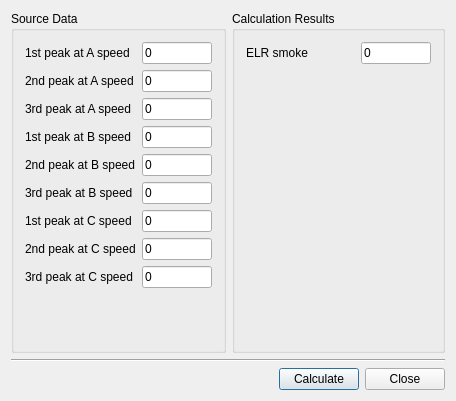
<?xml version="1.0" encoding="UTF-8"?>
<ui version="4.0">
 <class>ELRsmokeCalcDialogClass</class>
 <widget class="QDialog" name="ELRsmokeCalcDialogClass">
  <property name="windowModality">
   <enum>Qt::ApplicationModal</enum>
  </property>
  <property name="geometry">
   <rect>
    <x>0</x>
    <y>0</y>
    <width>456</width>
    <height>401</height>
   </rect>
  </property>
  <property name="focusPolicy">
   <enum>Qt::NoFocus</enum>
  </property>
  <property name="windowTitle">
   <string>Qr49: ELR smoke calculation</string>
  </property>
  <property name="windowIcon">
   <iconset resource="qr49.qrc">
    <normaloff>:/icons/toxic.png</normaloff>:/icons/toxic.png</iconset>
  </property>
  <layout class="QVBoxLayout" name="verticalLayout_2">
   <item>
    <layout class="QVBoxLayout" name="verticalLayout">
     <item>
      <layout class="QHBoxLayout" name="horizontalLayout">
       <item>
        <widget class="QGroupBox" name="groupBox">
         <property name="title">
          <string>Source Data</string>
         </property>
         <layout class="QVBoxLayout" name="verticalLayout_3">
          <item>
           <layout class="QGridLayout" name="gridLayout">
            <item row="0" column="0">
             <widget class="QLabel" name="label">
              <property name="text">
               <string>1st peak at A speed</string>
              </property>
             </widget>
            </item>
            <item row="0" column="1">
             <widget class="QLineEdit" name="lineEdit_fA">
              <property name="minimumSize">
               <size>
                <width>70</width>
                <height>0</height>
               </size>
              </property>
              <property name="maximumSize">
               <size>
                <width>70</width>
                <height>16777215</height>
               </size>
              </property>
              <property name="text">
               <string>0</string>
              </property>
              <property name="maxLength">
               <number>10</number>
              </property>
             </widget>
            </item>
            <item row="1" column="0">
             <widget class="QLabel" name="label_2">
              <property name="text">
               <string>2nd peak at A speed</string>
              </property>
             </widget>
            </item>
            <item row="1" column="1">
             <widget class="QLineEdit" name="lineEdit_sA">
              <property name="minimumSize">
               <size>
                <width>70</width>
                <height>0</height>
               </size>
              </property>
              <property name="maximumSize">
               <size>
                <width>70</width>
                <height>16777215</height>
               </size>
              </property>
              <property name="text">
               <string>0</string>
              </property>
              <property name="maxLength">
               <number>10</number>
              </property>
             </widget>
            </item>
            <item row="2" column="0">
             <widget class="QLabel" name="label_3">
              <property name="text">
               <string>3rd peak at A speed</string>
              </property>
             </widget>
            </item>
            <item row="2" column="1">
             <widget class="QLineEdit" name="lineEdit_tA">
              <property name="minimumSize">
               <size>
                <width>70</width>
                <height>0</height>
               </size>
              </property>
              <property name="maximumSize">
               <size>
                <width>70</width>
                <height>16777215</height>
               </size>
              </property>
              <property name="text">
               <string>0</string>
              </property>
              <property name="maxLength">
               <number>10</number>
              </property>
             </widget>
            </item>
            <item row="3" column="0">
             <widget class="QLabel" name="label_4">
              <property name="text">
               <string>1st peak at B speed</string>
              </property>
             </widget>
            </item>
            <item row="3" column="1">
             <widget class="QLineEdit" name="lineEdit_fB">
              <property name="minimumSize">
               <size>
                <width>70</width>
                <height>0</height>
               </size>
              </property>
              <property name="maximumSize">
               <size>
                <width>70</width>
                <height>16777215</height>
               </size>
              </property>
              <property name="text">
               <string>0</string>
              </property>
              <property name="maxLength">
               <number>10</number>
              </property>
             </widget>
            </item>
            <item row="4" column="0">
             <widget class="QLabel" name="label_5">
              <property name="text">
               <string>2nd peak at B speed</string>
              </property>
             </widget>
            </item>
            <item row="4" column="1">
             <widget class="QLineEdit" name="lineEdit_sB">
              <property name="minimumSize">
               <size>
                <width>70</width>
                <height>0</height>
               </size>
              </property>
              <property name="maximumSize">
               <size>
                <width>70</width>
                <height>16777215</height>
               </size>
              </property>
              <property name="text">
               <string>0</string>
              </property>
              <property name="maxLength">
               <number>10</number>
              </property>
             </widget>
            </item>
            <item row="5" column="0">
             <widget class="QLabel" name="label_6">
              <property name="text">
               <string>3rd peak at B speed</string>
              </property>
             </widget>
            </item>
            <item row="5" column="1">
             <widget class="QLineEdit" name="lineEdit_tB">
              <property name="minimumSize">
               <size>
                <width>70</width>
                <height>0</height>
               </size>
              </property>
              <property name="maximumSize">
               <size>
                <width>70</width>
                <height>16777215</height>
               </size>
              </property>
              <property name="text">
               <string>0</string>
              </property>
              <property name="maxLength">
               <number>10</number>
              </property>
             </widget>
            </item>
            <item row="6" column="0">
             <widget class="QLabel" name="label_7">
              <property name="text">
               <string>1st peak at C speed</string>
              </property>
             </widget>
            </item>
            <item row="6" column="1">
             <widget class="QLineEdit" name="lineEdit_fC">
              <property name="minimumSize">
               <size>
                <width>70</width>
                <height>0</height>
               </size>
              </property>
              <property name="maximumSize">
               <size>
                <width>70</width>
                <height>16777215</height>
               </size>
              </property>
              <property name="text">
               <string>0</string>
              </property>
              <property name="maxLength">
               <number>10</number>
              </property>
             </widget>
            </item>
            <item row="7" column="0">
             <widget class="QLabel" name="label_8">
              <property name="text">
               <string>2nd peak at C speed</string>
              </property>
             </widget>
            </item>
            <item row="7" column="1">
             <widget class="QLineEdit" name="lineEdit_sC">
              <property name="minimumSize">
               <size>
                <width>70</width>
                <height>0</height>
               </size>
              </property>
              <property name="maximumSize">
               <size>
                <width>70</width>
                <height>16777215</height>
               </size>
              </property>
              <property name="text">
               <string>0</string>
              </property>
              <property name="maxLength">
               <number>10</number>
              </property>
             </widget>
            </item>
            <item row="8" column="0">
             <widget class="QLabel" name="label_9">
              <property name="text">
               <string>3rd peak at C speed</string>
              </property>
             </widget>
            </item>
            <item row="8" column="1">
             <widget class="QLineEdit" name="lineEdit_tC">
              <property name="minimumSize">
               <size>
                <width>70</width>
                <height>0</height>
               </size>
              </property>
              <property name="maximumSize">
               <size>
                <width>70</width>
                <height>16777215</height>
               </size>
              </property>
              <property name="text">
               <string>0</string>
              </property>
              <property name="maxLength">
               <number>10</number>
              </property>
             </widget>
            </item>
            <item row="9" column="0">
             <spacer name="verticalSpacer_2">
              <property name="orientation">
               <enum>Qt::Vertical</enum>
              </property>
              <property name="sizeHint" stdset="0">
               <size>
                <width>20</width>
                <height>40</height>
               </size>
              </property>
             </spacer>
            </item>
           </layout>
          </item>
         </layout>
        </widget>
       </item>
       <item>
        <widget class="QGroupBox" name="groupBox_2">
         <property name="title">
          <string>Calculation Results</string>
         </property>
         <layout class="QVBoxLayout" name="verticalLayout_4">
          <item>
           <layout class="QGridLayout" name="gridLayout_2">
            <item row="0" column="0">
             <widget class="QLabel" name="label_10">
              <property name="text">
               <string>ELR smoke</string>
              </property>
             </widget>
            </item>
            <item row="0" column="1">
             <widget class="QLineEdit" name="lineEdit_ELRsmoke">
              <property name="minimumSize">
               <size>
                <width>70</width>
                <height>0</height>
               </size>
              </property>
              <property name="maximumSize">
               <size>
                <width>70</width>
                <height>16777215</height>
               </size>
              </property>
              <property name="text">
               <string>0</string>
              </property>
              <property name="readOnly">
               <bool>true</bool>
              </property>
             </widget>
            </item>
            <item row="1" column="0">
             <spacer name="verticalSpacer">
              <property name="orientation">
               <enum>Qt::Vertical</enum>
              </property>
              <property name="sizeHint" stdset="0">
               <size>
                <width>20</width>
                <height>40</height>
               </size>
              </property>
             </spacer>
            </item>
           </layout>
          </item>
         </layout>
        </widget>
       </item>
      </layout>
     </item>
     <item>
      <widget class="Line" name="line">
       <property name="orientation">
        <enum>Qt::Horizontal</enum>
       </property>
      </widget>
     </item>
     <item>
      <layout class="QHBoxLayout" name="horizontalLayout_2">
       <item>
        <spacer name="horizontalSpacer">
         <property name="orientation">
          <enum>Qt::Horizontal</enum>
         </property>
         <property name="sizeHint" stdset="0">
          <size>
           <width>40</width>
           <height>20</height>
          </size>
         </property>
        </spacer>
       </item>
       <item>
        <widget class="QPushButton" name="pushButton_CalcELRsmoke">
         <property name="text">
          <string>Calculate</string>
         </property>
        </widget>
       </item>
       <item>
        <widget class="QPushButton" name="pushButton_CloseELRDialog">
         <property name="text">
          <string>Close</string>
         </property>
        </widget>
       </item>
      </layout>
     </item>
    </layout>
   </item>
  </layout>
 </widget>
 <layoutdefault spacing="6" margin="11"/>
 <tabstops>
  <tabstop>lineEdit_fA</tabstop>
  <tabstop>lineEdit_sA</tabstop>
  <tabstop>lineEdit_tA</tabstop>
  <tabstop>lineEdit_fB</tabstop>
  <tabstop>lineEdit_sB</tabstop>
  <tabstop>lineEdit_tB</tabstop>
  <tabstop>lineEdit_fC</tabstop>
  <tabstop>lineEdit_sC</tabstop>
  <tabstop>lineEdit_tC</tabstop>
  <tabstop>pushButton_CalcELRsmoke</tabstop>
  <tabstop>pushButton_CloseELRDialog</tabstop>
  <tabstop>lineEdit_ELRsmoke</tabstop>
 </tabstops>
 <resources>
  <include location="qr49.qrc"/>
 </resources>
 <connections>
  <connection>
   <sender>pushButton_CloseELRDialog</sender>
   <signal>clicked()</signal>
   <receiver>ELRsmokeCalcDialogClass</receiver>
   <slot>hide()</slot>
   <hints>
    <hint type="sourcelabel">
     <x>424</x>
     <y>343</y>
    </hint>
    <hint type="destinationlabel">
     <x>238</x>
     <y>183</y>
    </hint>
   </hints>
  </connection>
 </connections>
</ui>
